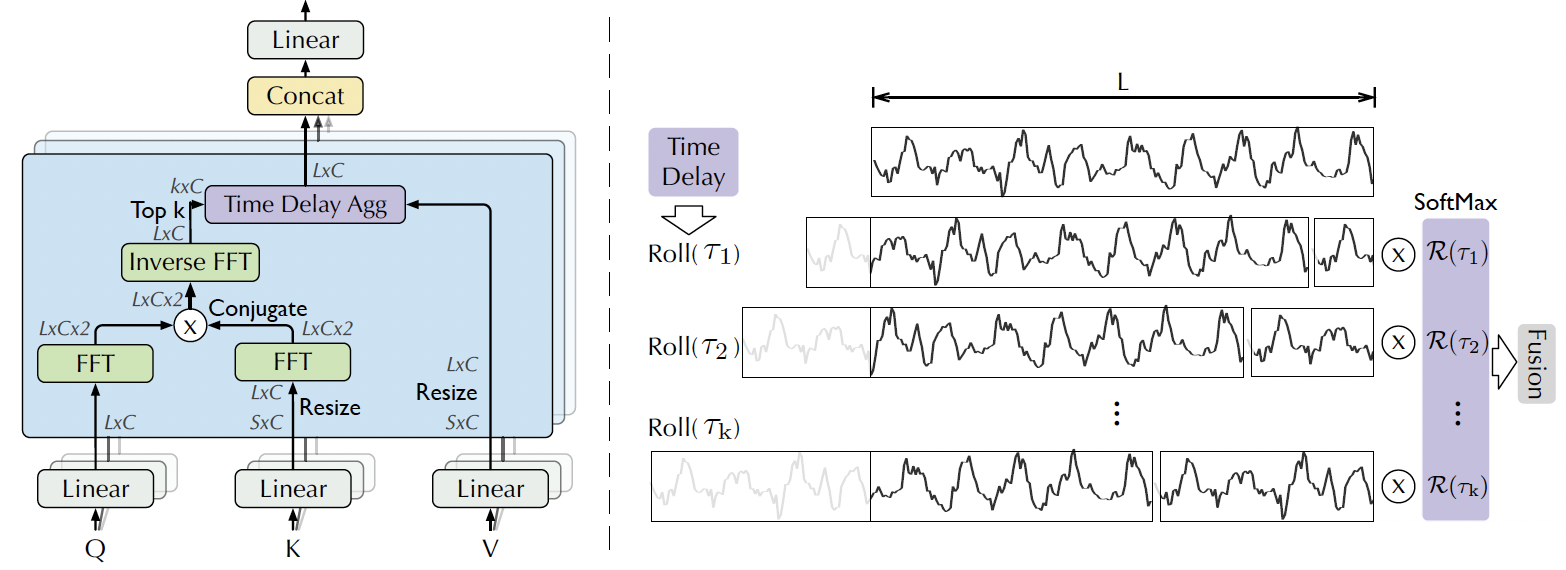
#> input picture code/time_series/Autoformer/pic/Auto-Correlation.png, 1566 x 570 px, given as the content of the folder ../code/time_series/Autoformer/pic/Auto-Correlation.png, which was not available
$ python dataset_normalization_calc.py --path ../code/time_series/Autoformer/pic/Auto-Correlation.png
#> lines starting #> are read from the running program, lines starting #| are printed output that depends on the picture; pictures that were not available may be replaced by others from this repository, and a replacement may not be noted
import argparse, os
import cv2
import numpy as np


def calculate_channel_stats(directory):
    # Initialize lists to store channel values
    red_values = []
    green_values = []
    blue_values = []

    # Iterate over all files in the directory
    for root, dirs, files in os.walk(directory):
        for filename in files:
            file_path = os.path.join(root, filename)

            if (
                file_path.lower().endswith(".jpg")
                or file_path.lower().endswith(".jpeg")
                or file_path.lower().endswith(".png")
            ):
                # Read the image
                image = cv2.imread(file_path)
#> image is the input picture: shape (570, 1566, 3); mean B, G, R 238.9, 236.4, 233.1

                if image is not None:  # Check if the image is valid
                    # Split the image into color channels
                    red_channel = image[:, :, 2]
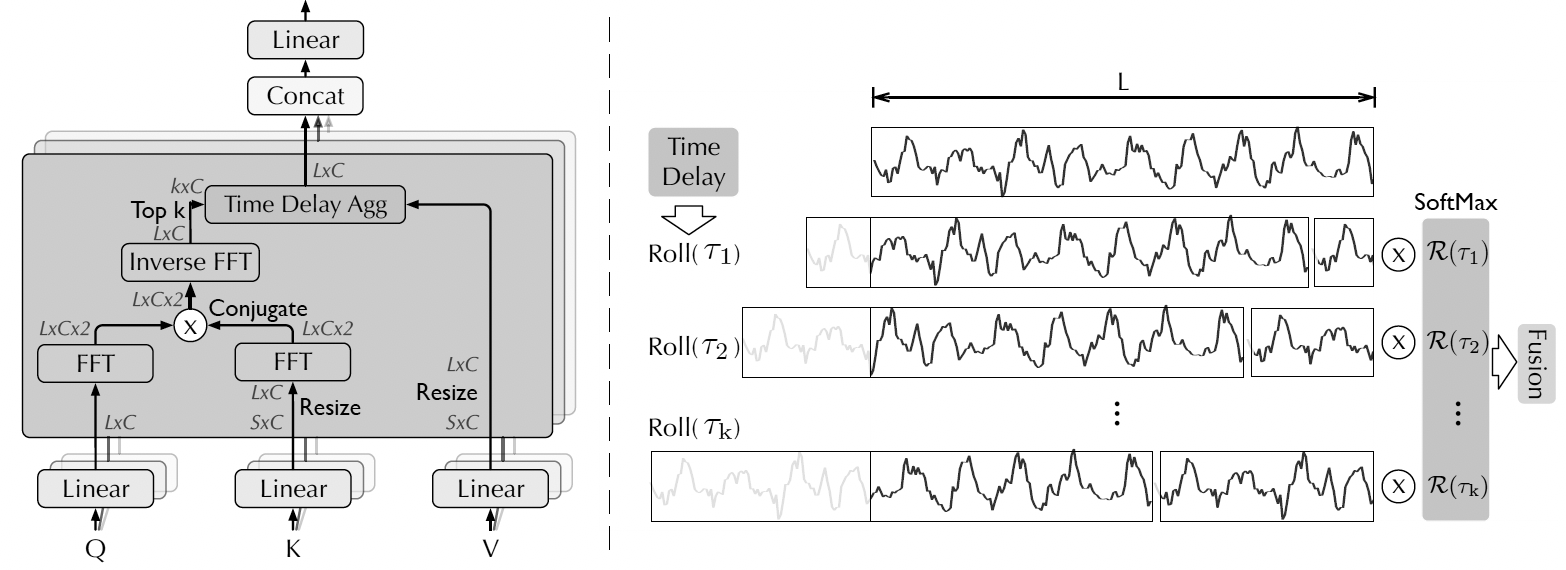
#> red_channel: shape (570, 1566); min 0, max 255, mean 233.1
                    green_channel = image[:, :, 1]
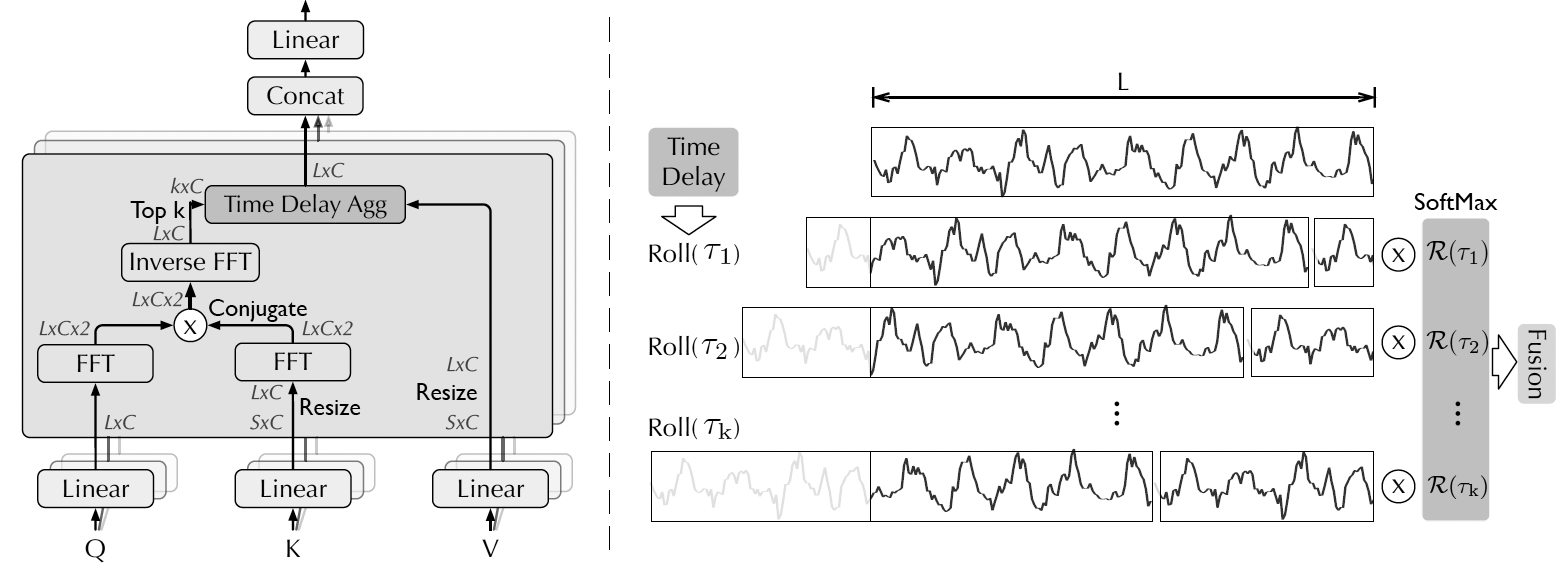
#> green_channel: shape (570, 1566); min 0, max 255, mean 236.4
                    blue_channel = image[:, :, 0]
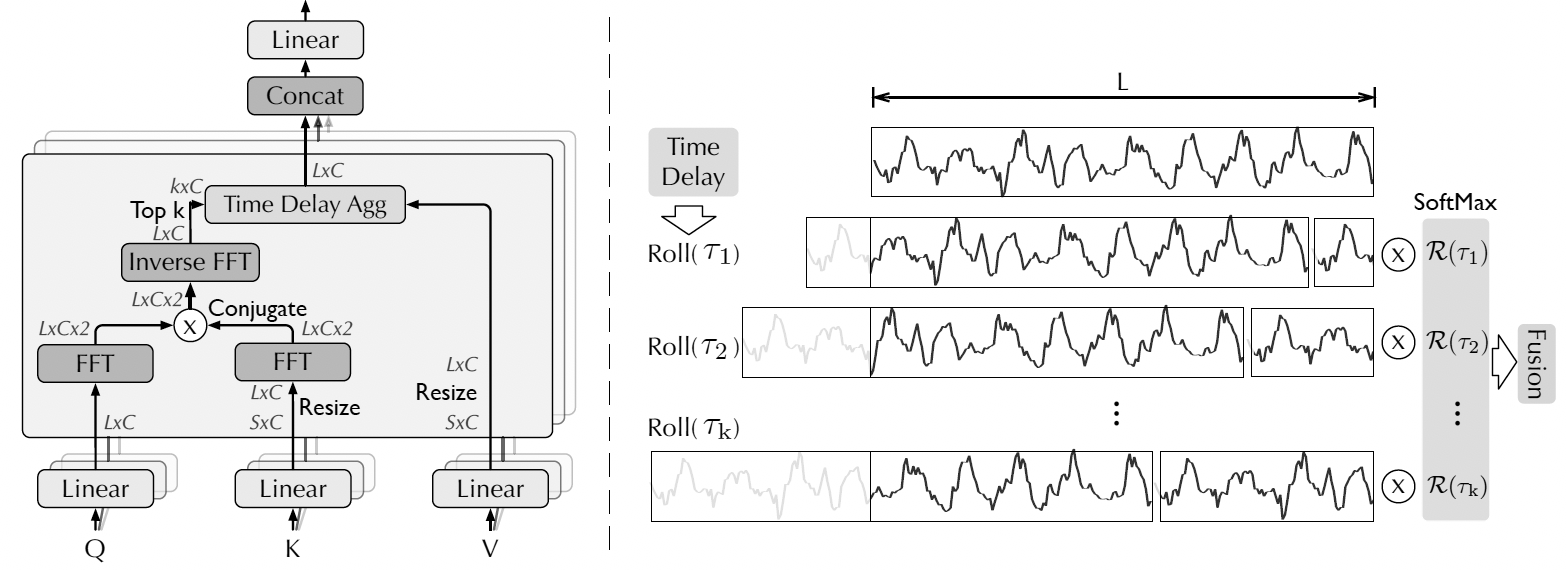
#> blue_channel: shape (570, 1566); min 0, max 255, mean 238.9

                    # Append channel values to the respective lists
                    red_values.extend(red_channel.flatten())
                    green_values.extend(green_channel.flatten())
                    blue_values.extend(blue_channel.flatten())

    # Calculate mean and standard deviation for each channel
    red_mean = round(np.mean(red_values) / 255, 4)
#> red_mean = 0.914
    green_mean = round(np.mean(green_values) / 255, 4)
#> green_mean = 0.927
    blue_mean = round(np.mean(blue_values) / 255, 4)
#> blue_mean = 0.937

    red_std = round(np.std(red_values) / 255, 4)
#> red_std = 0.189
    green_std = round(np.std(green_values) / 255, 4)
#> green_std = 0.184
    blue_std = round(np.std(blue_values) / 255, 4)
#> blue_std = 0.182

    return red_mean, green_mean, blue_mean, red_std, green_std, blue_std


if __name__ == "__main__":
    parser = argparse.ArgumentParser()

    parser.add_argument(
        "--path",
        dest="path",
        help="path to the dataset",
        type=str,
        required=True,
    )

    args = parser.parse_args()

    red_mean, green_mean, blue_mean, red_std, green_std, blue_std = (
        calculate_channel_stats(args.path)
    )
#> red_mean = 0.914; green_mean = 0.927; blue_mean = 0.937; red_std = 0.189; green_std = 0.184; blue_std = 0.182
    print(f"RBG Mean: ({red_mean}, {green_mean}, {blue_mean})")
#| RBG Mean: (0.914, 0.9272, 0.9368)
    print(f"RBG Std: ({red_std}, {green_std}, {blue_std})")
#| RBG Std: (0.1894, 0.1841, 0.1817)
